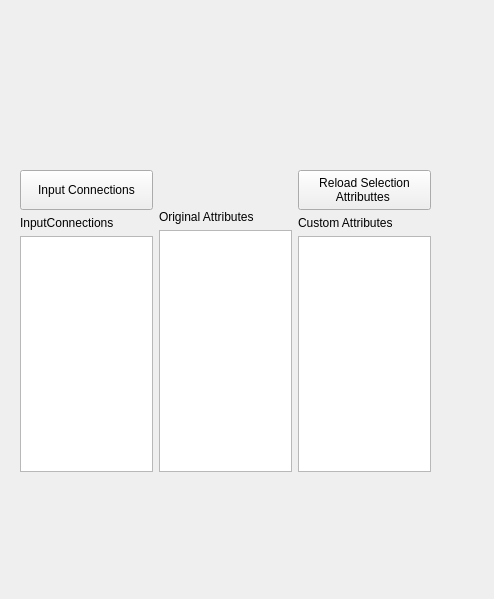
<?xml version="1.0" encoding="UTF-8"?>
<ui version="4.0">
 <class>Form</class>
 <widget class="QWidget" name="Form">
  <property name="geometry">
   <rect>
    <x>0</x>
    <y>0</y>
    <width>494</width>
    <height>599</height>
   </rect>
  </property>
  <property name="windowTitle">
   <string>Form</string>
  </property>
  <widget class="QWidget" name="horizontalLayoutWidget">
   <property name="geometry">
    <rect>
     <x>20</x>
     <y>170</y>
     <width>411</width>
     <height>302</height>
    </rect>
   </property>
   <layout class="QHBoxLayout" name="horizontalLayout">
    <item>
     <layout class="QVBoxLayout" name="verticalLayout">
      <item>
       <widget class="QPushButton" name="pushButton">
        <property name="minimumSize">
         <size>
          <width>0</width>
          <height>40</height>
         </size>
        </property>
        <property name="maximumSize">
         <size>
          <width>16777215</width>
          <height>40</height>
         </size>
        </property>
        <property name="text">
         <string>Input Connections</string>
        </property>
       </widget>
      </item>
      <item>
       <widget class="QLabel" name="label">
        <property name="text">
         <string>InputConnections</string>
        </property>
       </widget>
      </item>
      <item>
       <widget class="QListWidget" name="listWidget"/>
      </item>
     </layout>
    </item>
    <item>
     <layout class="QVBoxLayout" name="verticalLayout_2">
      <item>
       <spacer name="verticalSpacer">
        <property name="orientation">
         <enum>Qt::Vertical</enum>
        </property>
        <property name="sizeType">
         <enum>QSizePolicy::Maximum</enum>
        </property>
        <property name="sizeHint" stdset="0">
         <size>
          <width>20</width>
          <height>40</height>
         </size>
        </property>
       </spacer>
      </item>
      <item>
       <widget class="QLabel" name="label_2">
        <property name="text">
         <string>Original Attributes</string>
        </property>
       </widget>
      </item>
      <item>
       <widget class="QTableWidget" name="tableWidget"/>
      </item>
     </layout>
    </item>
    <item>
     <layout class="QVBoxLayout" name="verticalLayout_3">
      <item>
       <widget class="QPushButton" name="pushButton_2">
        <property name="minimumSize">
         <size>
          <width>0</width>
          <height>40</height>
         </size>
        </property>
        <property name="maximumSize">
         <size>
          <width>16777215</width>
          <height>40</height>
         </size>
        </property>
        <property name="text">
         <string>Reload Selection
Attributtes </string>
        </property>
       </widget>
      </item>
      <item>
       <widget class="QLabel" name="label_3">
        <property name="text">
         <string>Custom Attributes</string>
        </property>
       </widget>
      </item>
      <item>
       <widget class="QTableWidget" name="tableWidget_2"/>
      </item>
     </layout>
    </item>
   </layout>
  </widget>
 </widget>
 <resources/>
 <connections/>
</ui>
